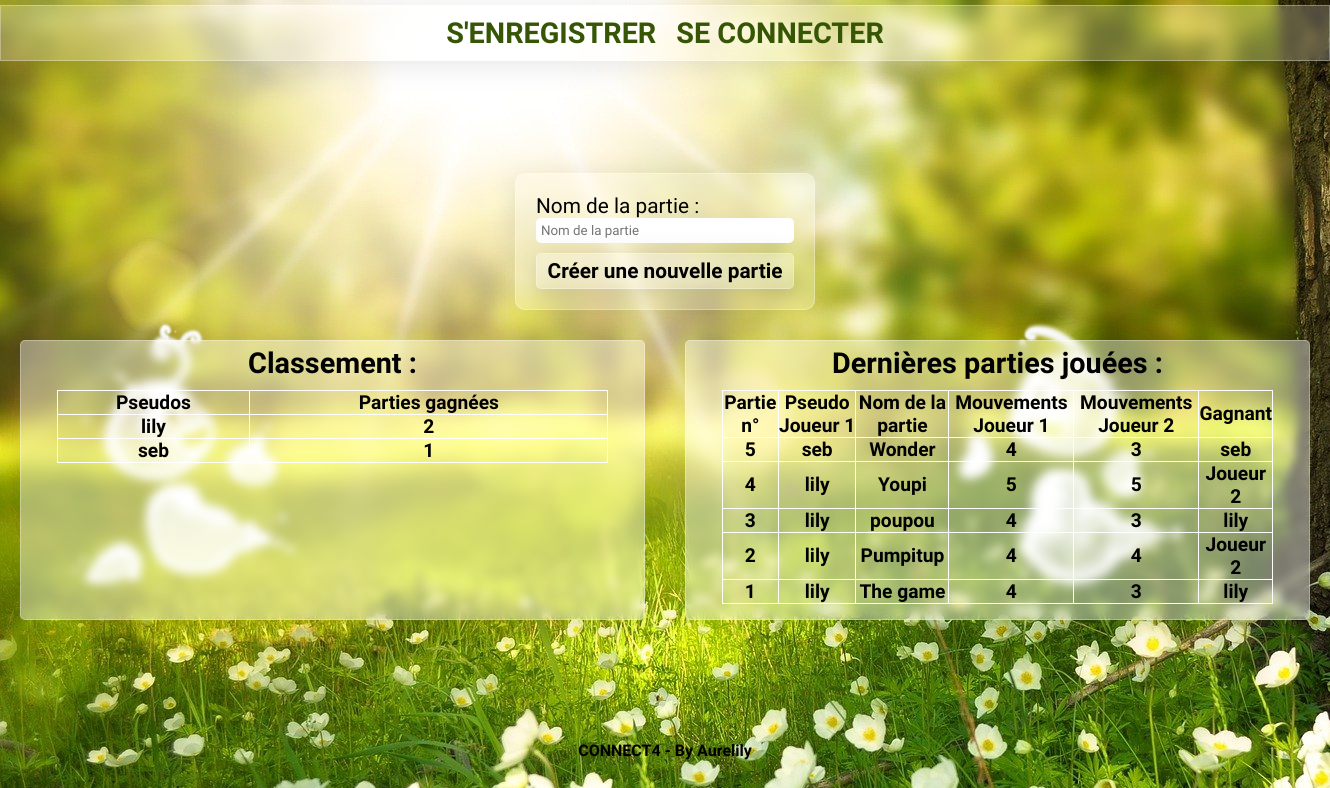
The app's page /stats.php with its own data.
### tables this page shows
CREATE TABLE `creators` (
  `id_creator` int(11) NOT NULL,
  `login` text NOT NULL,
  `password` text NOT NULL,
  `win_games` int(11) NOT NULL
);

CREATE TABLE `games` (
  `id_game` int(11) NOT NULL,
  `id_player1` int(11) NOT NULL,
  `login_player1` varchar(255) NOT NULL,
  `game_name` text NOT NULL,
  `moves_player1` int(11) NOT NULL,
  `moves_player2` int(11) NOT NULL,
  `winner` text
);

### Model/User.php (called while the page is built, shortened)
<?php
require_once 'Model/Model.php';
abstract class User extends Model
{
public static function getAllUsers()
{
    $sql = "SELECT login, win_games FROM creators ORDER BY win_games DESC";
    $selectQuery = self::requestExecute($sql);
    $infos = $selectQuery->fetchAll(PDO::FETCH_ASSOC);
    return $infos;
}
}

### Model/Model.php (called while the page is built)
<?php
abstract class Model {
    private static $bdd;
    private static function getBdd()
    {
        $servername = 'localhost';
        $username = 'root';
        $password = 'root';
        $db = 'connect4';
        try
        {
            self::$bdd = new PDO( "mysql:host=$servername;dbname=$db", $username, $password,
                            array(PDO::ATTR_ERRMODE => PDO::ERRMODE_EXCEPTION) );
            return self::$bdd;
        }
        catch (PDOException $e)
        {
            echo "Connection failed: " . $e->getMessage();
        }
    }
    public static function requestExecute($sql, $params = null)
    {
        if ($params == null)
        {
            $result = self::getBdd()->query($sql);
        }
        else
        {
            $result = self::getBdd()->prepare($sql);
            $result->execute($params);
        }
        return $result;
    }
}

### Model/Game.php (called while the page is built, shortened)
<?php
require_once 'Model/Model.php';
Class Game extends Model {
public static function getGames(){
    $sql = "SELECT id_game, login_player1, game_name, moves_player1, moves_player2, winner FROM games ORDER BY id_game DESC LIMIT 15";
    $selectQuery = self::requestExecute($sql);
    $infos = $selectQuery->fetchAll(PDO::FETCH_ASSOC);
    return $infos;
}
}

### stats.php (the view, shortened to what this page needs)
<?php require_once('Model/User.php');?>
<?php require_once('Model/Game.php');?>
<main>
          <ul class="circles">
    </ul>
    <div class="formContainer">
        <form class="formClassement glassEffect" action ="" method="POST">
            <label for="game_name">Nom de la partie :</label>
            <input type="text" name="game_name" placeholder="Nom de la partie"/>
            <button class="glassEffect" type="submit" name="submit_game" >Créer une nouvelle partie</button>
        </form>
    </div>
    <div class="statContainer">
         <div class="winnersStats">
             <h2>Classement :</h2>
             <table class="tableStat">
                <thead>
                    <tr>
                        <th>Pseudos</th>
                        <th>Parties gagnées</th>
                    </tr>
                </thead>
                <tbody>
                    <?php
                    $users = User::getAllUsers();
                    foreach($users as $user){
                        echo ('<tr><td>'.$user['login'].'</td><td>'.$user['win_games'].'</td></tr>');
                    }
                    ?>
                </tbody>
             </table>
       </div>
        <div class="recapStats">
            <h2>Dernières parties jouées :</h2>
            <table class="tableStat">
                <thead>
                    <tr>
                        <th>Partie n°</th>
                        <th>Pseudo Joueur 1</th>
                        <th>Nom de la partie</th>
                        <th>Mouvements Joueur 1</th>
                        <th>Mouvements Joueur 2</th>
                        <th>Gagnant</th>
                    </tr>
                </thead>
                <tbody>
                    <?php
                    $games = Game::getGames();
                    foreach($games as $game){
                        echo ('<tr>
                        <td>'.$game['id_game'].'</td>
                        <td>'.$game['login_player1'].'</td>
                        <td>'.$game['game_name'].'</td>
                        <td>'.$game['moves_player1'].'</td>
                        <td>'.$game['moves_player2'].'</td>
                        <td>'.$game['winner'].'</td>
                        </tr>');
                    }
                    ?>
                </tbody>
             </table>
        </div>
    </div>
</main>
<?php require_once ('View/layout.php')?>

### View/CSS/style.css (style rules this page uses)
* { margin: 0; padding: 0; box-sizing: border-box; font-family: "Alumni Sans Pinstripe", sans-serif; }
body { background-image: url("../../Media/forest.jpg"); background-attachment: fixed; }
.glassEffect { background: rgba(255, 255, 255, 0.2); box-shadow: 0 4px 30px rgba(0, 0, 0, 0.1); backdrop-filter: blur(5px); -webkit-backdrop-filter: blur(5px); border: 1px solid rgba(255, 255, 255, 0.3); }
main { width: 100%; min-height: 85vh; margin: 0 auto; display: flex; flex-direction: column; justify-content: center; align-items: center; }
.formClassement { z-index: 12; font-size: 1.3em; width: 300px; display: flex; flex-direction: column; padding: 20px; border-radius: 10px; }
.formContainer { display: flex; justify-content: center; align-items: center; padding: 10px; }
.forms input, .formClassement input, .formRegister input { margin-bottom: 10px; padding: 5px; border-radius: 5px; border: none; }
.forms button, .formClassement button, .formRegister button { text-align: center; width: 100%; font-size: 1em; font-weight: bold; border-radius: 5px; padding: 5px; }
.statContainer { display: flex; justify-content: center; width: 100%; }
.winnersStats, .recapStats { width: 50%; font-size: 1.2em; font-weight: 900; background: rgba(255, 255, 255, 0.4); box-shadow: 0 4px 30px rgba(0, 0, 0, 0.1); backdrop-filter: blur(5px); -webkit-backdrop-filter: blur(5px); border: 1px solid rgba(255, 255, 255, 0.3); border-radius: 5px; padding: 5px; margin: 20px; display: flex; flex-direction: column; align-items: center; }
.tableStat { border: solid 1px white; width: 90%; border-collapse: collapse; margin: 10px; }
.tableStat td, .tableStat th { border: solid 1px white; text-align: center; border-collapse: collapse; }

### View/CSS/specials.css (style rules this page uses)
.circles { position: absolute; top: 60px; left: 0; width: 100%; height: 90%; overflow: hidden; }

### records on screen
creators: login "lily", win_games "2"
creators: login "seb", win_games "1"
games: id_game "5", login_player1 "seb", game_name "Wonder", moves_player1 "4", moves_player2 "3", winner "seb"
games: id_game "4", login_player1 "lily", game_name "Youpi", moves_player1 "5", moves_player2 "5", winner "Joueur 2"
games: id_game "3", login_player1 "lily", game_name "poupou", moves_player1 "4", moves_player2 "3", winner "lily"
games: id_game "2", login_player1 "lily", game_name "Pumpitup", moves_player1 "4", moves_player2 "4", winner "Joueur 2"
games: id_game "1", login_player1 "lily", game_name "The game", moves_player1 "4", moves_player2 "3", winner "lily"
